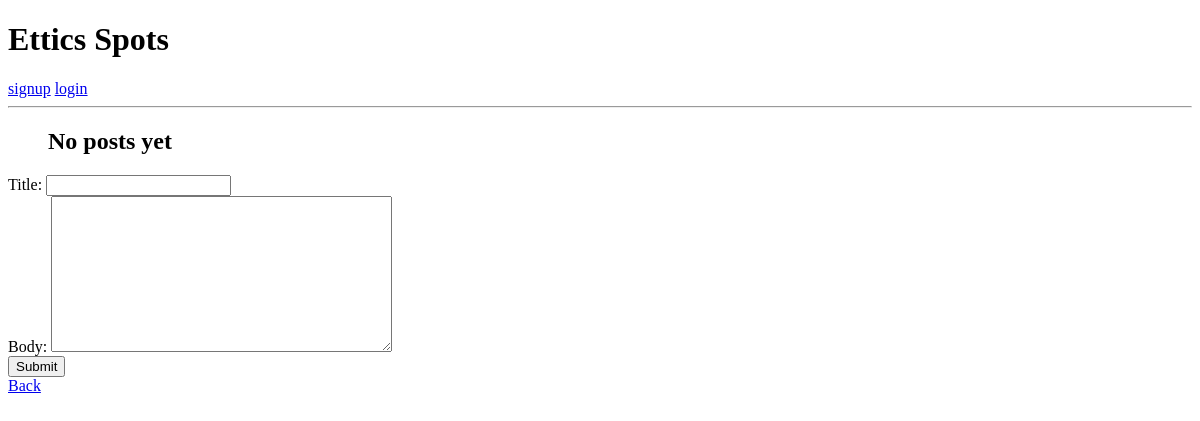
The page /2/ on the database as committed earlier.
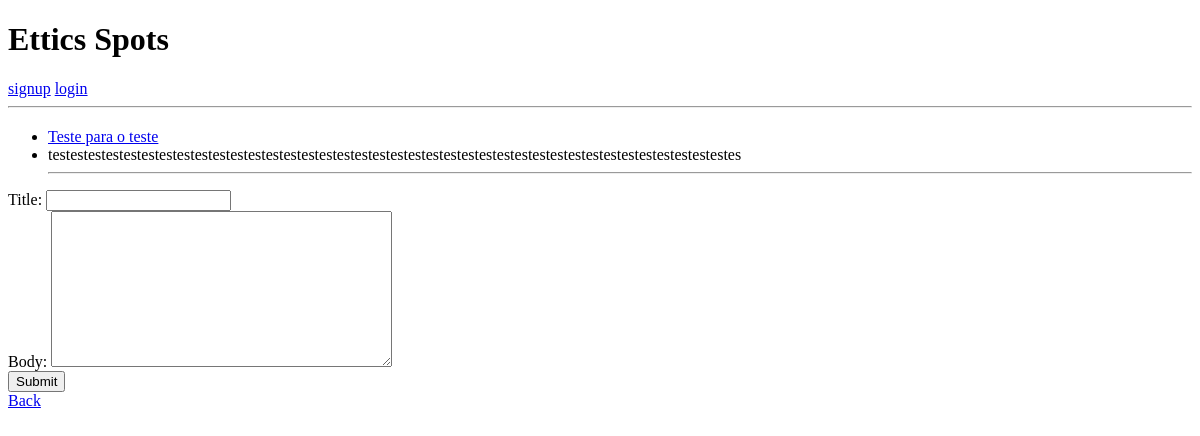
The same page on the database as committed later.
### spots/models.py (models this page shows, shortened)
class Post(models.Model):
    id=models.BigAutoField(primary_key=True)
    title=models.CharField(max_length=50)
    body=models.TextField(null=False, blank=False)
    date=models.DateTimeField(auto_now_add=True)
    user=models.ForeignKey(get_user_model(), on_delete=models.CASCADE)
    spotparent=models.ForeignKey(Spot, on_delete=models.CASCADE)
    up=models.PositiveIntegerField(default=0)
    down=models.PositiveIntegerField(default=0)

### spots/views.py (the view)
# urls.py: path("<int:spot_id>/", views.showspot, name="spot"),
def showspot(request, spot_id):
    try:
        spot = Spot.objects.get(id=spot_id)
        print("found the spot")
    except Spot.DoesNotExist:
        return HttpResponse("404: Spot does not exist")
    queryset = Post.objects.filter(spotparent=spot)
    if request.method == 'POST':
        form = PostForm(request.POST)
        print(form)
        if form.is_valid():
            print("yay")
            post = form.save(commit=False)
            post.spotparent = spot
            post.save()
            return HttpResponseRedirect(reverse('spot', args=[spot_id]))
        else:
            print(form.errors)
            print("nay")
    else:
        form = PostForm()
    context = {
        'object': queryset,
        'form': form,
        'spot_id': spot_id,
        'spot_title': spot.title
    }
    return render(request, 'spots/spot_detail.html', context)

### spots/views.py
class PostForm(forms.ModelForm):
    def __init__(self, spot_id=None, *args, **kwargs):
        super(PostForm, self).__init__(*args, **kwargs)
        self.spot_id = spot_id
    class Meta:
        model = Post
        fields = ["title", "body"]

### spots/templates/spots/spot_detail.html (shortened to what this page needs)
{% extends "spots/base.html" %}
{% block 'content' %}
<ul>
{% for value in object %}
    <li><a href={% url 'post' value.spotparent.title value.id %}>{{ value.title }}</a></li>
    <li>{{ value.body }}</li>
    <hr>
{% empty %}
    <h2> No posts yet </h2>
{% endfor %}
</ul>
<form method="post" action="{% url 'spot' spot_id %}">
    <div class="form-group">
      <label for="id_title">Title:</label>
      {{ form.title }}
    </div>
    <div class="form-group">
      <label for="id_body">Body:</label>
      {{ form.body }}
    </div>
    <button type="submit">Submit</button>
  </form>
<a href="{% url 'index' %}">Back</a>
{% endblock  %}

Rows that differ between the two databases and show on the page:
added Post: title "Teste para o teste", body "testestestestestestestestestestestestestestestestestestestestestestestestestestestestestestestestestestestestestestes"
Other text that changed with them:
text no longer shown: "No posts yet"
